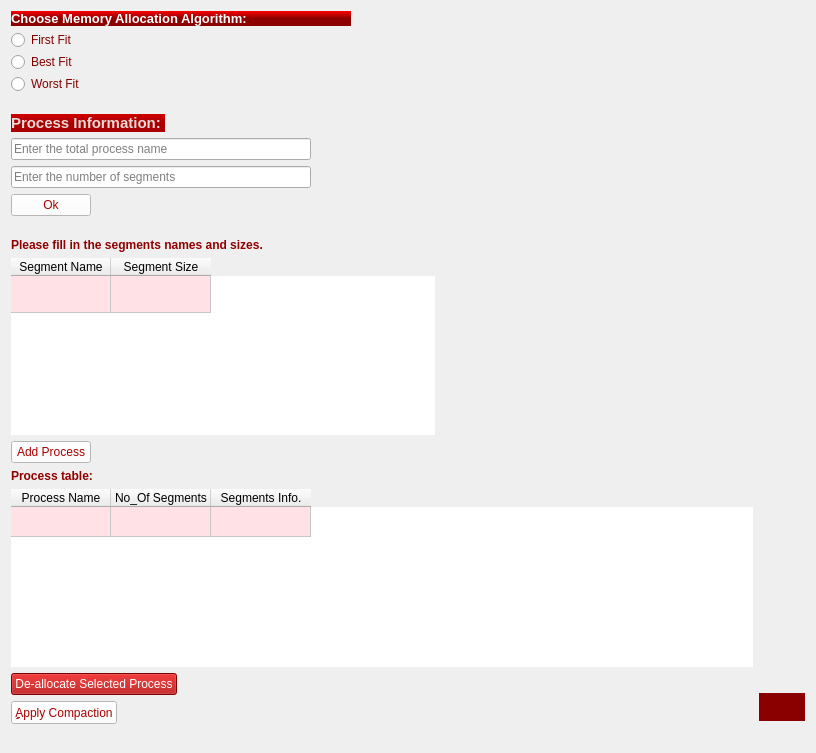
                <widget class="QWidget" name="scrollAreaWidgetContents_7">
                 <property name="geometry">
                  <rect>
                   <x>0</x>
                   <y>0</y>
                   <width>816</width>
                   <height>753</height>
                  </rect>
                 </property>
                 <layout class="QGridLayout" name="gridLayout_11">
                  <item row="22" column="5">
                   <widget class="Line" name="line_10">
                    <property name="sizePolicy">
                     <sizepolicy hsizetype="Expanding" vsizetype="Fixed">
                      <horstretch>0</horstretch>
                      <verstretch>0</verstretch>
                     </sizepolicy>
                    </property>
                    <property name="minimumSize">
                     <size>
                      <width>300</width>
                      <height>0</height>
                     </size>
                    </property>
                    <property name="lineWidth">
                     <number>0</number>
                    </property>
                    <property name="orientation">
                     <enum>Qt::Horizontal</enum>
                    </property>
                   </widget>
                  </item>
                  <item row="16" column="0" colspan="6">
                   <widget class="QTableWidget" name="process_table">
                    <property name="sizePolicy">
                     <sizepolicy hsizetype="Preferred" vsizetype="Preferred">
                      <horstretch>0</horstretch>
                      <verstretch>0</verstretch>
                     </sizepolicy>
                    </property>
                    <property name="maximumSize">
                     <size>
                      <width>16777215</width>
                      <height>16777215</height>
                     </size>
                    </property>
                    <property name="toolTip">
                     <string>&lt;html&gt;&lt;head/&gt;&lt;body&gt;&lt;p&gt;Process name&lt;/p&gt;&lt;p&gt;No_Of Segments&lt;/p&gt;&lt;p&gt;Segments information&lt;/p&gt;&lt;/body&gt;&lt;/html&gt;</string>
                    </property>
                    <property name="styleSheet">
                     <string notr="true">QTableWidge::hover

{

	background-color: rgb(255, 0, 0);
}

QTableWidget::item::hover

{

	background-color: rgb(255, 255, 255);
	color: rgb(0, 0, 0);

}
QTableWidget::item::selected::none

{
background-color: rgb(255, 225, 230);
	color: rgb(0, 0, 0);

}
QTableWidget{
		font: 75 12pt bold &quot;Perpetua Titling MT&quot;;

	color: rgb(0, 0, 0);
border:none;

}

</string>
                    </property>
                    <property name="editTriggers">
                     <set>QAbstractItemView::NoEditTriggers</set>
                    </property>
                    <attribute name="verticalHeaderVisible">
                     <bool>false</bool>
                    </attribute>
                    <row>
                     <property name="text">
                      <string/>
                     </property>
                    </row>
                    <column>
                     <property name="text">
                      <string>Process Name</string>
                     </property>
                    </column>
                    <column>
                     <property name="text">
                      <string>No_Of Segments</string>
                     </property>
                    </column>
                    <column>
                     <property name="text">
                      <string>Segments Info.</string>
                     </property>
                    </column>
                   </widget>
                  </item>
                  <item row="6" column="0">
                   <widget class="Line" name="line_17">
                    <property name="sizePolicy">
                     <sizepolicy hsizetype="Preferred" vsizetype="Preferred">
                      <horstretch>0</horstretch>
                      <verstretch>0</verstretch>
                     </sizepolicy>
                    </property>
                    <property name="minimumSize">
                     <size>
                      <width>0</width>
                      <height>10</height>
                     </size>
                    </property>
                    <property name="styleSheet">
                     <string notr="true">border:none;</string>
                    </property>
                    <property name="orientation">
                     <enum>Qt::Vertical</enum>
                    </property>
                   </widget>
                  </item>
                  <item row="8" column="0">
                   <widget class="QLineEdit" name="process_name">
                    <property name="sizePolicy">
                     <sizepolicy hsizetype="Expanding" vsizetype="Preferred">
                      <horstretch>0</horstretch>
                      <verstretch>0</verstretch>
                     </sizepolicy>
                    </property>
                    <property name="maximumSize">
                     <size>
                      <width>300</width>
                      <height>16777215</height>
                     </size>
                    </property>
                    <property name="toolTip">
                     <string>&lt;html&gt;&lt;head/&gt;&lt;body&gt;&lt;p&gt;&lt;span style=&quot; color:#545454;&quot;&gt;Total process name&lt;/span&gt;&lt;/p&gt;&lt;/body&gt;&lt;/html&gt;</string>
                    </property>
                    <property name="styleSheet">
                     <string notr="true">
QLineEdit
{
font: 75  9pt &quot;MS Shell Dlg 2&quot;;

border-color: rgb(112, 0, 0);
	color: rgb(0, 0, 0);

}</string>
                    </property>
                    <property name="text">
                     <string/>
                    </property>
                    <property name="placeholderText">
                     <string>Enter the total process name</string>
                    </property>
                   </widget>
                  </item>
                  <item row="10" column="0">
                   <widget class="QPushButton" name="ok">
                    <property name="sizePolicy">
                     <sizepolicy hsizetype="Fixed" vsizetype="Fixed">
                      <horstretch>0</horstretch>
                      <verstretch>0</verstretch>
                     </sizepolicy>
                    </property>
                    <property name="toolTip">
                     <string>&lt;html&gt;&lt;head/&gt;&lt;body&gt;&lt;p&gt;Ok&lt;/p&gt;&lt;/body&gt;&lt;/html&gt;</string>
                    </property>
                    <property name="styleSheet">
                     <string notr="true">QPushButton::hover

{
	border-color: rgb(255, 0, 0);


}

QPushButton{
	
	font: 75  11pt bold &quot;Perpetua Titling MT&quot;;
	color: rgb(170, 0, 0);
	background-color: rgb(255, 255, 255);


}

QPushButton:pressed
{
	color: rgb(255, 255, 255);
    background-color: QLinearGradient( x1: 0, y1: 0, x2: 0, y2: 1, stop: 0 #2d2d2d, stop: 0.1 #2b2b2b, stop: 0.5 #292929, stop: 0.9 #282828, stop: 1 #252525);
}</string>
                    </property>
                    <property name="text">
                     <string>Ok</string>
                    </property>
                   </widget>
                  </item>
                  <item row="7" column="0">
                   <widget class="QLabel" name="label_32">
                    <property name="sizePolicy">
                     <sizepolicy hsizetype="Fixed" vsizetype="Fixed">
                      <horstretch>0</horstretch>
                      <verstretch>0</verstretch>
                     </sizepolicy>
                    </property>
                    <property name="font">
                     <font>
                      <pointsize>12</pointsize>
                      <weight>75</weight>
                      <bold>true</bold>
                     </font>
                    </property>
                    <property name="styleSheet">
                     <string notr="true"> background-color: QLinearGradient(x1:0, y1:0, x2:0, y2:1, stop:0  rgb(208, 0, 0), stop: 0.5 rgb(170, 0, 0));</string>
                    </property>
                    <property name="text">
                     <string>&lt;html&gt;&lt;head/&gt;&lt;body&gt;&lt;p align=&quot;center&quot;&gt;&lt;span style=&quot; font-size:11pt; color:#ecdbd8;&quot;&gt;Process Information:  &lt;/span&gt;&lt;/p&gt;&lt;/body&gt;&lt;/html&gt;</string>
                    </property>
                    <property name="textFormat">
                     <enum>Qt::RichText</enum>
                    </property>
                   </widget>
                  </item>
                  <item row="15" column="0">
                   <widget class="QLabel" name="label_7">
                    <property name="sizePolicy">
                     <sizepolicy hsizetype="Expanding" vsizetype="Fixed">
                      <horstretch>0</horstretch>
                      <verstretch>0</verstretch>
                     </sizepolicy>
                    </property>
                    <property name="minimumSize">
                     <size>
                      <width>0</width>
                      <height>0</height>
                     </size>
                    </property>
                    <property name="font">
                     <font>
                      <pointsize>12</pointsize>
                      <weight>75</weight>
                      <bold>true</bold>
                     </font>
                    </property>
                    <property name="styleSheet">
                     <string notr="true"/>
                    </property>
                    <property name="text">
                     <string>&lt;html&gt;&lt;head/&gt;&lt;body&gt;&lt;p&gt;&lt;span style=&quot; font-size:9pt; color:#910000;&quot;&gt;Process table: &lt;/span&gt;&lt;/p&gt;&lt;/body&gt;&lt;/html&gt;</string>
                    </property>
                    <property name="textFormat">
                     <enum>Qt::RichText</enum>
                    </property>
                   </widget>
                  </item>
                  <item row="21" column="0">
                   <widget class="QPushButton" name="delete_process">
                    <property name="sizePolicy">
                     <sizepolicy hsizetype="Fixed" vsizetype="Fixed">
                      <horstretch>0</horstretch>
                      <verstretch>0</verstretch>
                     </sizepolicy>
                    </property>
                    <property name="toolTip">
                     <string>&lt;html&gt;&lt;head/&gt;&lt;body&gt;&lt;p&gt;De-allocate Selected Process&lt;/p&gt;&lt;/body&gt;&lt;/html&gt;</string>
                    </property>
                    <property name="styleSheet">
                     <string notr="true">QPushButton::hover

{
	border-color: rgb(255, 255, 255);
	background-color: rgb(255, 0, 0);
}

QPushButton{
	
	font: 75  11pt bold &quot;Perpetua Titling MT&quot;;

	color: rgb(255, 255, 255);
	background-color: rgb(170, 0, 0);


}

QPushButton:pressed
{
    background-color: QLinearGradient( x1: 0, y1: 0, x2: 0, y2: 1, stop: 0 #2d2d2d, stop: 0.1 #2b2b2b, stop: 0.5 #292929, stop: 0.9 #282828, stop: 1 #252525);
}</string>
                    </property>
                    <property name="text">
                     <string>De-allocate Selected Process</string>
                    </property>
                   </widget>
                  </item>
                  <item row="11" column="0">
                   <widget class="Line" name="line_20">
                    <property name="sizePolicy">
                     <sizepolicy hsizetype="Preferred" vsizetype="Preferred">
                      <horstretch>0</horstretch>
                      <verstretch>0</verstretch>
                     </sizepolicy>
                    </property>
                    <property name="minimumSize">
                     <size>
                      <width>0</width>
                      <height>10</height>
                     </size>
                    </property>
                    <property name="styleSheet">
                     <string notr="true">border:none;</string>
                    </property>
                    <property name="orientation">
                     <enum>Qt::Vertical</enum>
                    </property>
                   </widget>
                  </item>
                  <item row="13" column="0" colspan="3">
                   <widget class="QTableWidget" name="segments_table">
                    <property name="sizePolicy">
                     <sizepolicy hsizetype="Preferred" vsizetype="Preferred">
                      <horstretch>0</horstretch>
                      <verstretch>0</verstretch>
                     </sizepolicy>
                    </property>
                    <property name="maximumSize">
                     <size>
                      <width>16777215</width>
                      <height>16777215</height>
                     </size>
                    </property>
                    <property name="baseSize">
                     <size>
                      <width>500</width>
                      <height>0</height>
                     </size>
                    </property>
                    <property name="toolTip">
                     <string>&lt;html&gt;&lt;head/&gt;&lt;body&gt;&lt;p&gt;Segment name&lt;/p&gt;&lt;p&gt;Segment size&lt;/p&gt;&lt;/body&gt;&lt;/html&gt;</string>
                    </property>
                    <property name="styleSheet">
                     <string notr="true">QTableWidge::hover

{

	background-color: rgb(255, 0, 0);
}

QTableWidget::item::hover

{

	background-color: rgb(255, 255, 255);
	color: rgb(0, 0, 0);

}
QTableWidget::item::selected::none

{
background-color: rgb(255, 225, 230);
	color: rgb(0, 0, 0);

}
QTableWidget{
		font: 75 12pt bold &quot;Perpetua Titling MT&quot;;

	color: rgb(0, 0, 0);
border:none;

}

</string>
                    </property>
                    <property name="editTriggers">
                     <set>QAbstractItemView::AllEditTriggers</set>
                    </property>
                    <property name="dragEnabled">
                     <bool>true</bool>
                    </property>
                    <attribute name="verticalHeaderVisible">
                     <bool>false</bool>
                    </attribute>
                    <attribute name="verticalHeaderCascadingSectionResizes">
                     <bool>false</bool>
                    </attribute>
                    <attribute name="verticalHeaderDefaultSectionSize">
                     <number>37</number>
                    </attribute>
                    <attribute name="verticalHeaderHighlightSections">
                     <bool>true</bool>
                    </attribute>
                    <row>
                     <property name="text">
                      <string/>
                     </property>
                    </row>
                    <column>
                     <property name="text">
                      <string>Segment Name</string>
                     </property>
                    </column>
                    <column>
                     <property name="text">
                      <string>Segment Size</string>
                     </property>
                    </column>
                   </widget>
                  </item>
                  <item row="5" column="0">
                   <widget class="QRadioButton" name="worst_fit">
                    <property name="sizePolicy">
                     <sizepolicy hsizetype="Fixed" vsizetype="Fixed">
                      <horstretch>0</horstretch>
                      <verstretch>0</verstretch>
                     </sizepolicy>
                    </property>
                    <property name="maximumSize">
                     <size>
                      <width>16777215</width>
                      <height>16</height>
                     </size>
                    </property>
                    <property name="toolTip">
                     <string>&lt;html&gt;&lt;head/&gt;&lt;body&gt;&lt;p&gt;&lt;span style=&quot; font-size:9pt; color:#585858;&quot;&gt;Worst Fit&lt;/span&gt;&lt;/p&gt;&lt;/body&gt;&lt;/html&gt;</string>
                    </property>
                    <property name="styleSheet">
                     <string notr="true">color: rgb(131, 0, 0);
	font: 75  11pt bold &quot;Perpetua Titling MT&quot;;

</string>
                    </property>
                    <property name="text">
                     <string>Worst Fit</string>
                    </property>
                    <property name="checked">
                     <bool>false</bool>
                    </property>
                   </widget>
                  </item>
                  <item row="21" column="6" rowspan="5">
                   <widget class="QPushButton" name="back">
                    <property name="sizePolicy">
                     <sizepolicy hsizetype="Fixed" vsizetype="Fixed">
                      <horstretch>0</horstretch>
                      <verstretch>0</verstretch>
                     </sizepolicy>
                    </property>
                    <property name="toolTip">
                     <string>&lt;html&gt;&lt;head/&gt;&lt;body&gt;&lt;p&gt;Back&lt;/p&gt;&lt;/body&gt;&lt;/html&gt;</string>
                    </property>
                    <property name="styleSheet">
                     <string notr="true">QPushButton::hover
{
	border-color: rgb(255, 0, 0);
	background-color: rgb(255, 0, 0);
}
QPushButton::pressed

{		border-color: rgb(0, 0, 0);
	background-color: rgb(0, 0, 0);
}

QPushButton{
	
	font: 75  16pt bold &quot;Perpetua Titling MT&quot;;
    border: 6px solid #555;
    border-radius: 27px;
	color: rgb(255, 255, 255);
	background-color: rgb(138, 0, 0);
		border-color: rgb(138, 0, 0);


    padding:1px;
}
</string>
                    </property>
                    <property name="text">
                     <string/>
                    </property>
                    <property name="icon">
                     <iconset resource="memory_allocator.qrc">
                      <normaloff>:/newPrefix/circled-left.png</normaloff>:/newPrefix/circled-left.png</iconset>
                    </property>
                    <property name="iconSize">
                     <size>
                      <width>40</width>
                      <height>40</height>
                     </size>
                    </property>
                   </widget>
                  </item>
                  <item row="4" column="0">
                   <widget class="QRadioButton" name="best_fit">
                    <property name="sizePolicy">
                     <sizepolicy hsizetype="Minimum" vsizetype="Minimum">
                      <horstretch>50</horstretch>
                      <verstretch>50</verstretch>
                     </sizepolicy>
                    </property>
                    <property name="maximumSize">
                     <size>
                      <width>16777215</width>
                      <height>16</height>
                     </size>
                    </property>
                    <property name="toolTip">
                     <string>&lt;html&gt;&lt;head/&gt;&lt;body&gt;&lt;p&gt;&lt;span style=&quot; font-size:9pt; color:#585858;&quot;&gt;Best Fit&lt;/span&gt;&lt;/p&gt;&lt;/body&gt;&lt;/html&gt;</string>
                    </property>
                    <property name="styleSheet">
                     <string notr="true">color: rgb(131, 0, 0);
	font: 75  11pt bold &quot;Perpetua Titling MT&quot;;

</string>
                    </property>
                    <property name="text">
                     <string>Best Fit</string>
                    </property>
                    <property name="checked">
                     <bool>false</bool>
                    </property>
                   </widget>
                  </item>
                  <item row="3" column="0" colspan="5">
                   <widget class="QRadioButton" name="first_fit">
                    <property name="sizePolicy">
                     <sizepolicy hsizetype="Fixed" vsizetype="Minimum">
                      <horstretch>0</horstretch>
                      <verstretch>0</verstretch>
                     </sizepolicy>
                    </property>
                    <property name="maximumSize">
                     <size>
                      <width>16777215</width>
                      <height>16</height>
                     </size>
                    </property>
                    <property name="toolTip">
                     <string>&lt;html&gt;&lt;head/&gt;&lt;body&gt;&lt;p&gt;&lt;span style=&quot; font-size:9pt; color:#585858;&quot;&gt;First Fit&lt;/span&gt;&lt;/p&gt;&lt;/body&gt;&lt;/html&gt;</string>
                    </property>
                    <property name="styleSheet">
                     <string notr="true">color: rgb(131, 0, 0);
	font: 75  11pt bold &quot;Perpetua Titling MT&quot;;

</string>
                    </property>
                    <property name="text">
                     <string>First Fit</string>
                    </property>
                    <property name="checked">
                     <bool>false</bool>
                    </property>
                   </widget>
                  </item>
                  <item row="2" column="0">
                   <widget class="QLabel" name="label">
                    <property name="sizePolicy">
                     <sizepolicy hsizetype="Preferred" vsizetype="Fixed">
                      <horstretch>0</horstretch>
                      <verstretch>0</verstretch>
                     </sizepolicy>
                    </property>
                    <property name="maximumSize">
                     <size>
                      <width>340</width>
                      <height>16777215</height>
                     </size>
                    </property>
                    <property name="font">
                     <font>
                      <pointsize>12</pointsize>
                      <weight>75</weight>
                      <bold>true</bold>
                     </font>
                    </property>
                    <property name="styleSheet">
                     <string notr="true">color: rgb(255, 251, 252);
 background-color: QLinearGradient(x1:0, y1:0, x2:0, y2:1, stop:0  rgb(250, 0, 0), stop: 0.5 rgb(140, 0, 0));</string>
                    </property>
                    <property name="text">
                     <string>&lt;html&gt;&lt;head/&gt;&lt;body&gt;&lt;p&gt;&lt;span style=&quot; font-size:10pt; color:#ffffff;&quot;&gt;Choose Memory Allocation Algorithm:&lt;/span&gt;&lt;/p&gt;&lt;/body&gt;&lt;/html&gt;</string>
                    </property>
                    <property name="textFormat">
                     <enum>Qt::RichText</enum>
                    </property>
                   </widget>
                  </item>
                  <item row="9" column="0">
                   <widget class="QLineEdit" name="no_of_segments">
                    <property name="sizePolicy">
                     <sizepolicy hsizetype="Expanding" vsizetype="Preferred">
                      <horstretch>0</horstretch>
                      <verstretch>0</verstretch>
                     </sizepolicy>
                    </property>
                    <property name="maximumSize">
                     <size>
                      <width>300</width>
                      <height>16777215</height>
                     </size>
                    </property>
                    <property name="toolTip">
                     <string>&lt;html&gt;&lt;head/&gt;&lt;body&gt;&lt;p&gt;&lt;span style=&quot; color:#4f4f4f;&quot;&gt;Number of segments&lt;/span&gt;&lt;/p&gt;&lt;/body&gt;&lt;/html&gt;</string>
                    </property>
                    <property name="styleSheet">
                     <string notr="true">
QLineEdit
{
font: 75  9pt &quot;MS Shell Dlg 2&quot;;

border-color: rgb(112, 0, 0);
	color: rgb(0, 0, 0);

}</string>
                    </property>
                    <property name="text">
                     <string/>
                    </property>
                    <property name="placeholderText">
                     <string>Enter the number of segments</string>
                    </property>
                   </widget>
                  </item>
                  <item row="12" column="0">
                   <widget class="QLabel" name="label_6">
                    <property name="sizePolicy">
                     <sizepolicy hsizetype="MinimumExpanding" vsizetype="Fixed">
                      <horstretch>0</horstretch>
                      <verstretch>0</verstretch>
                     </sizepolicy>
                    </property>
                    <property name="minimumSize">
                     <size>
                      <width>0</width>
                      <height>0</height>
                     </size>
                    </property>
                    <property name="font">
                     <font>
                      <pointsize>12</pointsize>
                      <weight>75</weight>
                      <bold>true</bold>
                     </font>
                    </property>
                    <property name="styleSheet">
                     <string notr="true"/>
                    </property>
                    <property name="text">
                     <string>&lt;html&gt;&lt;head/&gt;&lt;body&gt;&lt;p&gt;&lt;span style=&quot; font-size:9pt; color:#910000;&quot;&gt;Please fill in the segments names and sizes.&lt;/span&gt;&lt;/p&gt;&lt;/body&gt;&lt;/html&gt;</string>
                    </property>
                    <property name="textFormat">
                     <enum>Qt::RichText</enum>
                    </property>
                   </widget>
                  </item>
                  <item row="22" column="0">
                   <widget class="QPushButton" name="compaction">
                    <property name="sizePolicy">
                     <sizepolicy hsizetype="Fixed" vsizetype="Fixed">
                      <horstretch>0</horstretch>
                      <verstretch>0</verstretch>
                     </sizepolicy>
                    </property>
                    <property name="toolTip">
                     <string>&lt;html&gt;&lt;head/&gt;&lt;body&gt;&lt;p&gt;ِِِِApply Compaction&lt;/p&gt;&lt;/body&gt;&lt;/html&gt;</string>
                    </property>
                    <property name="styleSheet">
                     <string notr="true">QPushButton::hover

{
	border-color: rgb(255, 0, 0);


}

QPushButton{
	
	font: 75  11pt bold &quot;Perpetua Titling MT&quot;;
	color: rgb(170, 0, 0);
	background-color: rgb(255, 255, 255);


}

QPushButton:pressed
{
	color: rgb(255, 255, 255);
    background-color: QLinearGradient( x1: 0, y1: 0, x2: 0, y2: 1, stop: 0 #2d2d2d, stop: 0.1 #2b2b2b, stop: 0.5 #292929, stop: 0.9 #282828, stop: 1 #252525);
}</string>
                    </property>
                    <property name="text">
                     <string>ِِِِApply Compaction</string>
                    </property>
                   </widget>
                  </item>
                  <item row="14" column="0">
                   <widget class="QPushButton" name="add_process">
                    <property name="sizePolicy">
                     <sizepolicy hsizetype="Fixed" vsizetype="Fixed">
                      <horstretch>0</horstretch>
                      <verstretch>0</verstretch>
                     </sizepolicy>
                    </property>
                    <property name="toolTip">
                     <string>&lt;html&gt;&lt;head/&gt;&lt;body&gt;&lt;p&gt;Add Process&lt;/p&gt;&lt;/body&gt;&lt;/html&gt;</string>
                    </property>
                    <property name="styleSheet">
                     <string notr="true">QPushButton::hover

{
	border-color: rgb(255, 0, 0);


}

QPushButton{
	
	font: 75  11pt bold &quot;Perpetua Titling MT&quot;;
	color: rgb(170, 0, 0);
	background-color: rgb(255, 255, 255);


}

QPushButton:pressed
{
	color: rgb(255, 255, 255);
    background-color: QLinearGradient( x1: 0, y1: 0, x2: 0, y2: 1, stop: 0 #2d2d2d, stop: 0.1 #2b2b2b, stop: 0.5 #292929, stop: 0.9 #282828, stop: 1 #252525);
}</string>
                    </property>
                    <property name="text">
                     <string>Add Process</string>
                    </property>
                   </widget>
                  </item>
                 </layout>
                </widget>
